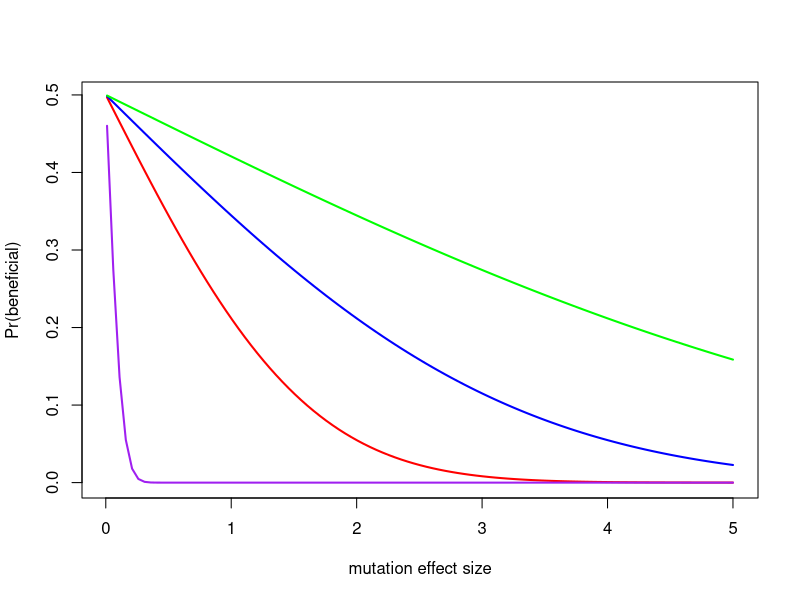
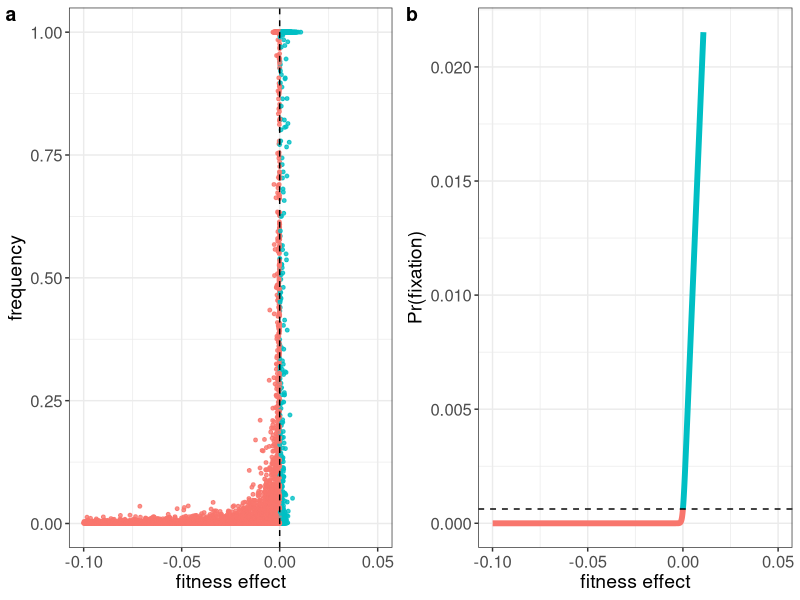
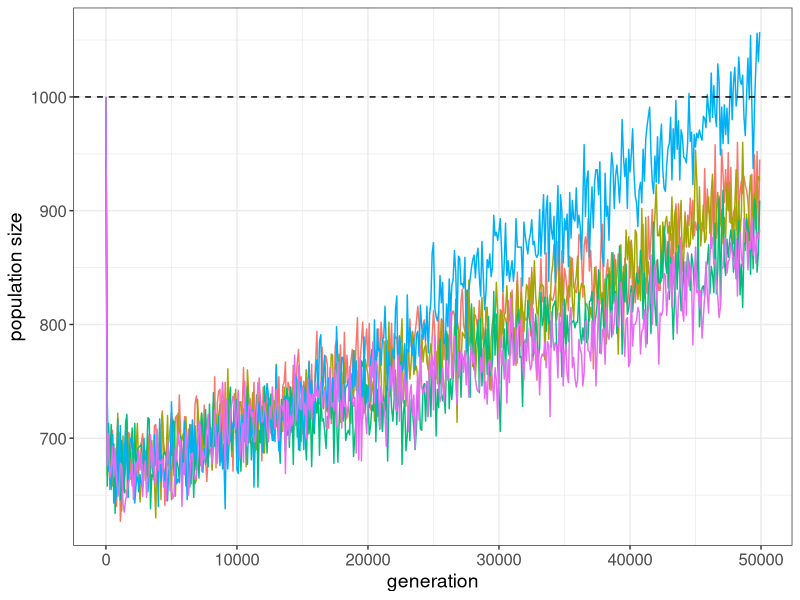

Generate these figures, in order, with R:
#this file is R code for plotting the figures from Hancock & Cardinale (in prep)

library(ggplot2)
library(ggpubr)

#plot fig 1. Fisher's geometric model
fisher_geo_5 <- function(r){1-pnorm(r*(sqrt(1)/(2*0.05)))}
fisher_geo_25 <- function(r){1-pnorm(r*(sqrt(1)/(2*2.5)))}
fisher_geo_125 <- function(r){1-pnorm(r*(sqrt(1)/(2*1.25)))}
fisher_geo_625 <- function(r){1-pnorm(r*(sqrt(1)/(2*0.625)))}
curve(fisher_geo_625, from=0.01, to=5, lwd=2, xlab="mutation effect size", 
      ylab="Pr(beneficial)", col="red")
curve(fisher_geo_125, from=0.01, to=5, lwd=2, xlab="mutation effect size", 
      ylab="Pr(beneficial)", col="blue", add=TRUE)
curve(fisher_geo_25, from=0.01, to=5, lwd=2, xlab="mutation effect size", 
      ylab="Pr(beneficial)", col="green", add=TRUE)
curve(fisher_geo_5, from=0.01, to=5, lwd=2, xlab="mutation effect size", 
      ylab="Pr(beneficial)", col="purple", add=TRUE)

#plot fig 2. observed DFE and probability of fixation
GE_full <- read.table("GE_run_full.txt", header=TRUE)
GE_full$rep <- factor(GE_full$rep, levels=c("1", "2", "3", "4", "5"))
GE_full$fixation_prob <- 2*GE_full$effect / (1-exp(-4*800*GE_full$effect))

a <- ggplot(GE_full, aes(x=effect, y=frequency, color=mut_type)) + 
  geom_point(size=1, alpha=0.8) + xlim(c(-0.1,0.05)) + 
  geom_vline(xintercept=0, linetype="dashed") + theme_bw() + 
  xlab("fitness effect") + theme(axis.title=element_text(size=14), 
                                   axis.text=element_text(size=12),
                                 legend.position="none")

b <- ggplot(GE_full, aes(x=effect, y=fixation_prob, color=mut_type)) + geom_line(size=2) + 
  geom_hline(yintercept=0.000625, linetype="dashed") + xlim(c(-0.1,0.05)) +
  theme_bw() + 
  xlab("fitness effect") + theme(axis.title=element_text(size=14), 
                                 axis.text=element_text(size=12),
                                 legend.position="none") + ylab("Pr(fixation)")

ggarrange(a, b, labels=c("a", "b"), ncol=2, nrow=1)

#plot fig 3. population size through time
GE_1 <- read.table("GE_run1.txt", header=TRUE, sep=",")
GE_1$rep <- "1"
GE_2 <- read.table("GE_run2.txt", header=TRUE, sep=",")
GE_2$rep <- "2"
GE_3 <- read.table("GE_run3.txt", header=TRUE, sep=",")
GE_3$rep <- "3"
GE_4 <- read.table("GE_run4.txt", header=TRUE, sep=",")
GE_4$rep <- "4"
GE_5 <- read.table("GE_run5.txt", header=TRUE, sep=",")
GE_5$rep <- "5"

GE_all <- rbind(GE_1, GE_2, GE_3, GE_4, GE_5)
GE_all$rep <- factor(GE_all$rep, levels=c("1", "2", "3", "4", "5"))
ggplot(GE_all, aes(x=cycle, y=Population_size, color=rep)) + geom_line() + 
  geom_hline(yintercept=1000, linetype="dashed") + theme_bw() + 
  xlab("generation") + theme(axis.title=element_text(size=14), 
                                 axis.text=element_text(size=12),
                                 legend.position="none") + ylab("population size")